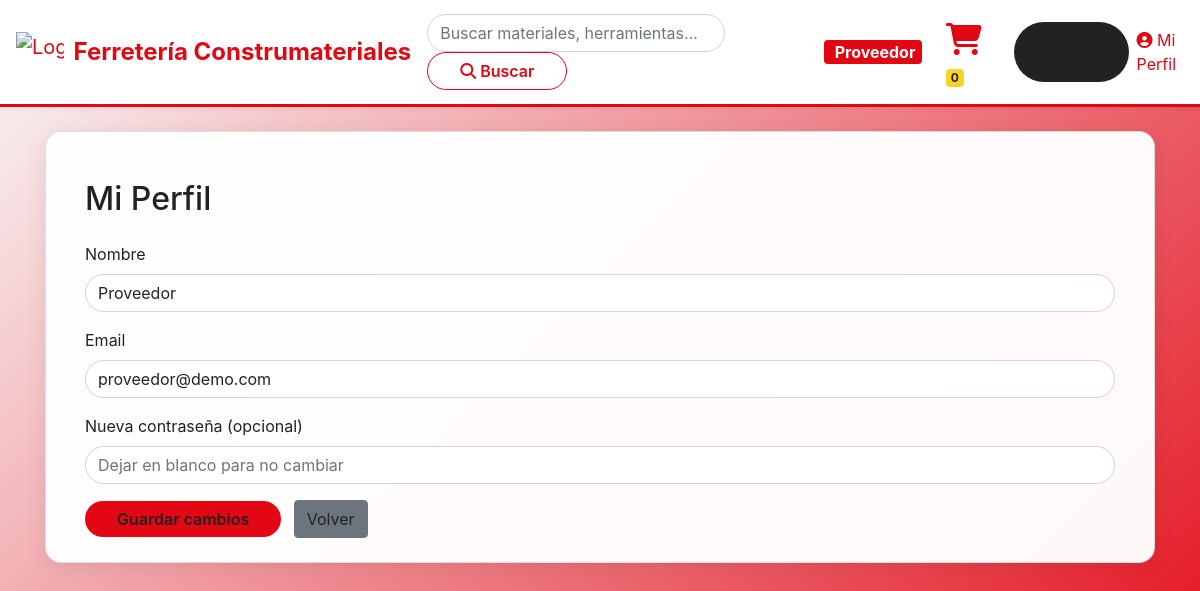
Screenshot of /perfil (signed in) with the database file from the repository.
### app/models/core.py (models this page shows, shortened)
class Usuario(db.Model, UserMixin):
    __tablename__ = 'usuario'
    id = db.Column(db.Integer, primary_key=True)
    nombre = db.Column(db.String(80), nullable=False)
    email = db.Column(db.String(120), unique=True, nullable=False)
    password = db.Column(db.String(128), nullable=False)
    rol = db.Column(db.String(20), nullable=False)  # admin, cliente, proveedor, vendedor
    estado = db.Column(db.String(20), default='activo')  # activo, bloqueado

### app/routes/perfil.py (the view, shortened to what this page needs)
@bp.route('/perfil', methods=['GET', 'POST'])
@login_required
def perfil():
    usuario = Usuario.query.get(current_user.id)
    return render_template('perfil/perfil.html', usuario=usuario)

### app/templates/perfil/perfil.html (shortened to what this page needs)
{% extends 'base.html' %}
{% block content %}
<div class="container mt-4">
  <h2 class="mb-4">Mi Perfil</h2>
  <form method="post">
    <div class="form-group">
      <label for="nombre">Nombre</label>
      <input type="text" class="form-control" id="nombre" name="nombre" value="{{ usuario.nombre }}" required>
    </div>
    <div class="form-group">
      <label for="email">Email</label>
      <input type="email" class="form-control" id="email" name="email" value="{{ usuario.email }}" required>
    </div>
    <div class="form-group">
      <label for="password">Nueva contraseña (opcional)</label>
      <input type="password" class="form-control" id="password" name="password" placeholder="Dejar en blanco para no cambiar">
    </div>
    <button type="submit" class="btn btn-primary">Guardar cambios</button>
    <a href="{{ url_for('cliente.cliente_dashboard') }}" class="btn btn-secondary ml-2">Volver</a>
  </form>
</div>
{% endblock %}

### app/templates/base.html (shortened to what this page needs)
<!DOCTYPE html>
<html lang="en">
<head>
    <link rel="stylesheet" href="https://stackpath.bootstrapcdn.com/bootstrap/4.5.2/css/bootstrap.min.css">
    <link rel="stylesheet" href="https://cdnjs.cloudflare.com/ajax/libs/font-awesome/6.4.0/css/all.min.css">
</head>
<body>
    <nav class="navbar navbar-expand-lg navbar-light shadow-sm">
      <a class="navbar-brand d-flex align-items-center" href="/">
        <img src="https://i.imgur.com/8QfQ2Qp.png" alt="Logo" style="height:40px; margin-right:10px;">
        <span class="font-weight-bold" style="font-size:1.5rem;">Ferretería Construmateriales</span>
      </a>
      <div class="collapse navbar-collapse" id="navbarNav">
        <form class="form-inline mx-auto" style="max-width:400px; width:100%;">
          <input class="form-control mr-sm-2 w-75" type="search" placeholder="Buscar materiales, herramientas..." aria-label="Buscar">
          <button class="btn btn-outline-danger my-2 my-sm-0" type="submit"><i class="fas fa-search"></i> Buscar</button>
        </form>
        <ul class="navbar-nav ml-auto align-items-center">
          {% if current_user.is_authenticated %}
            <li class="nav-item mr-3">
              <span class="badge badge-primary" style="font-size:1rem;"> {{ current_user.rol|capitalize }}</span>
            </li>
            <li class="nav-item mr-3">
              <a href="{{ url_for('cliente.ver_carrito') }}" class="nav-link">
                <span class="material-icon"><i class="fas fa-shopping-cart"></i></span>
                <span class="badge badge-danger">
                  {{ carrito_count }}
                </span>
              </a>
            </li>
            <li class="nav-item">
              <a href="{{ url_for('auth.logout') }}" class="btn btn-danger">Cerrar sesión</a>
            </li>
            <li class="nav-item">
              <a class="nav-link" href="{{ url_for('perfil.perfil') }}"><i class="fas fa-user-circle"></i> Mi Perfil</a>
            </li>
          {% else %}
            <li class="nav-item">
              <a href="{{ url_for('auth.login') }}" class="btn btn-outline-danger">Iniciar sesión</a>
            </li>
          {% endif %}
        </ul>
      </div>
    </nav>
    <div class="container mt-4">
      <div class="main-content">
        <div class="card p-4" style="border-radius:1rem;">
          {% block content %}{% endblock %}
        </div>
      </div>
    </div>
</body>
</html>

### app/templates/base.html (style rules this page uses)
body { min-height: 100vh; background: linear-gradient(135deg, #f9f9f9 0%, #e30613 100%); }
.main-content, .card, .logo, .form-control, .btn, label, h2, h5, p, a, .carousel-caption { color: #222 !important; }
.card { border-radius: 1rem; box-shadow: 0 4px 20px rgba(0,0,0,0.08); background: rgba(255,255,255,0.97); }
.btn-primary, .btn-danger, .btn-outline-danger { border-radius: 2rem; padding-left: 2rem; padding-right: 2rem; font-weight: 600; }
.btn-primary { background: #e30613; border: none; }
.btn-danger { background: #222; border: none; }
.btn-outline-danger { color: #e30613 !important; border-color: #e30613; }
.form-control { border-radius: 2rem; }
.container { margin-top: 5vh; }
.material-icon { font-size: 2rem; color: #e30613; margin-right: 0.5rem; }
a, a:visited, a:active { color: #e30613 !important; }
.navbar { background: #fff !important; border-bottom: 3px solid #e30613; }
.navbar-brand span { color: #e30613 !important; }
.badge-primary { background: #e30613 !important; }
.badge-danger { background: #f9d423 !important; color: #222 !important; }

### rows the page displays
Usuario: rol "Proveedor", nombre "Proveedor", email "proveedor@demo.com"

### other values shown
{{ carrito_count }} "0"
